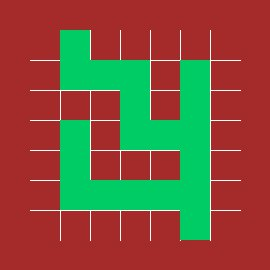

Source code (Python):
import pygame
import time
import random
import bonus
import math
from itertools import product

WHITE=(255,255,255)
GREEN=(0,170,0)

class Maze(bonus.Board):
    def __init__(self, data: int):
        self.cell_size = self.margin = 30
        self.grid_size = 5
        self.cartesian = []
        self.visited = []
        self.stop = []
        self.board = []
        self.web_size = data
        self.grid_size = (self.web_size * 2) + 1
        self.all_web = self.cell_size * self.grid_size
        pygame.init()
        pygame.display.set_caption("'THE MAZE GAME'")
        self.screen = pygame.display.set_mode((self.all_web + 2 * self.margin, self.all_web + 2 * self.margin))
        # self.screen.fill(WHITE)
        self.object_list = []
        self.map = [[]]
        self.background=pygame.image.load('moss.jpg')

    def add_object(self, object: bonus.Object):
        self.object_list.append(object)

    def load_background(self):
        self.background = pygame.image.load('maze.jpg')

    def refresh_screen(self):
        self.screen.blit(self.background, (0, 0))
        for obj in self.object_list:
            self.screen.blit(obj.img, (obj.object_x, obj.object_y))
            pygame.display.flip()

    def move_object_to(self, object: bonus.Object, x, y)->bool:
        if self.is_corridor(x, y, object):
            object.object_x=x
            object.object_y=y
            return True
        else:
            return False
        pass

    def is_corridor(self, x, y, object: bonus.Object):
        if not self.check_point(x, y):
            return False
        if not self.check_point(x + object.object_size, y):
            return False
        if not self.check_point(x, y + object.object_size):
            return False
        if not self.check_point(x + object.object_size, y + object.object_size):
            return False
        return True

    def check_point(self, x, y):
        map_x = math.floor(x / self.cell_size)
        map_y = math.floor(y / self.cell_size)
        pom = self.map[map_y][map_x]
        if pom == 1:
            return True
        else:
            return False

    #funcion for creating a web
    def build_web(self):
        # self.screen.blit(self.background, (0, 0))
        for i in range(1, self.grid_size):
            pygame.draw.line(self.screen, WHITE, ((i * self.cell_size) + self.margin, self.margin), ((i * self.cell_size) + self.margin, self.all_web + self.margin), 1)
            pygame.draw.line(self.screen, WHITE, (self.margin, (i * self.cell_size) + self.margin), (self.all_web + self.margin, (i * self.cell_size) + self.margin), 1)
            pygame.display.flip()

    #moves for the maze generator
    def up(self, x, y):
        pygame.draw.rect(self.screen, GREEN, (x, y-2*self.cell_size, self.cell_size, self.cell_size*3))
        self.visited.append((x,y-2*self.cell_size))
        self.visited.append((x,y-self.cell_size))
        self.visited.append((x,y))
        pygame.display.flip()

    def down(self, x, y):
        pygame.draw.rect(self.screen, GREEN, (x, y, self.cell_size, self.cell_size * 3))
        self.visited.append((x, y+2*self.cell_size))
        self.visited.append((x, y+self.cell_size))
        self.visited.append((x, y))
        pygame.display.flip()

    def right(self, x, y):
        pygame.draw.rect(self.screen, GREEN, (x, y, self.cell_size * 3, self.cell_size))
        self.visited.append((x, y))
        self.visited.append((x+self.cell_size, y))
        self.visited.append((x+2*self.cell_size, y))
        pygame.display.flip()

    def left(self,x,y):
        pygame.draw.rect(self.screen, GREEN, (x-2*self.cell_size, y, self.cell_size * 3, self.cell_size))
        self.visited.append((x-2*self.cell_size, y))
        self.visited.append((x-self.cell_size, y))
        self.visited.append((x, y))
        pygame.display.flip()

    #creates cartesian board
    def make_cartesian(self):
        for i in range(self.grid_size):
            self.cartesian.append(i*self.cell_size+self.cell_size)
            self.board = list(product(self.cartesian, self.cartesian))

    #generates map of the board where the maze is already cerated
    def create_map(self):
        self.map = [[0 for x in range(self.grid_size + 2)] for y in range(self.grid_size + 2)]
        for i in range(self.grid_size + 2):
            for j in range(self.grid_size + 2):
                self.map[i][j] = 0
        for position in self.visited:
            x, y = position
            pos_x = int(x/self.cell_size)
            pos_y = int(y/self.cell_size)
            print(x, y, pos_x, pos_y)
            self.map[pos_y][pos_x] = 1
        for line in self.map:
            print(line)

    #the most important function which genarates the maze
    def draw_maze(self,x, y):
        self.screen.blit(self.background, (0, 0))
        self.stop.append((x, y))
        self.visited.append((x, y))
        while len(self.stop)>0:
            time.sleep(0.05)
            dir = []
            #define possibilities of moves
            if (x, y - 2*self.cell_size) not in self.visited and (x, y - 2*self.cell_size) in self.board:
                dir.append("up")
            if (x, y + 2*self.cell_size) not in self.visited and (x, y + 2*self.cell_size) in self.board:
                dir.append("down")
            if (x-2*self.cell_size, y) not in self.visited and (x-2*self.cell_size, y) in self.board:
                dir.append("left")
            if (x+2*self.cell_size, y) not in self.visited and (x+2*self.cell_size, y) in self.board:
                dir.append("right")
            #choose move
            if len(dir)>0:
                draw = random.choice(dir)
                if draw == "up":
                    self.up(x, y)
                    y = y - 2*self.cell_size
                    self.stop.append((x, y))
                elif draw == "down":
                    self.down(x, y)
                    y = y + 2 * self.cell_size
                    self.stop.append((x, y))
                elif draw == "left":
                    self.left(x, y)
                    x = x - 2 * self.cell_size
                    self.stop.append((x, y))
                elif draw == "right":
                    self.right(x, y)
                    x = x + 2 * self.cell_size
                    self.stop.append((x, y))
            else:
                x, y = self.stop.pop()
        pygame.draw.rect(self.screen, GREEN, (2 * self.cell_size, self.cell_size, self.cell_size, self.cell_size))
        self.visited.append((2 * self.cell_size, self.cell_size))
        self.visited.append((self.all_web - self.cell_size, self.all_web))
        pygame.draw.rect(self.screen, GREEN, (self.all_web - self.cell_size, self.all_web, self.cell_size, self.cell_size))
        pygame.image.save(self.screen, 'maze.jpg')